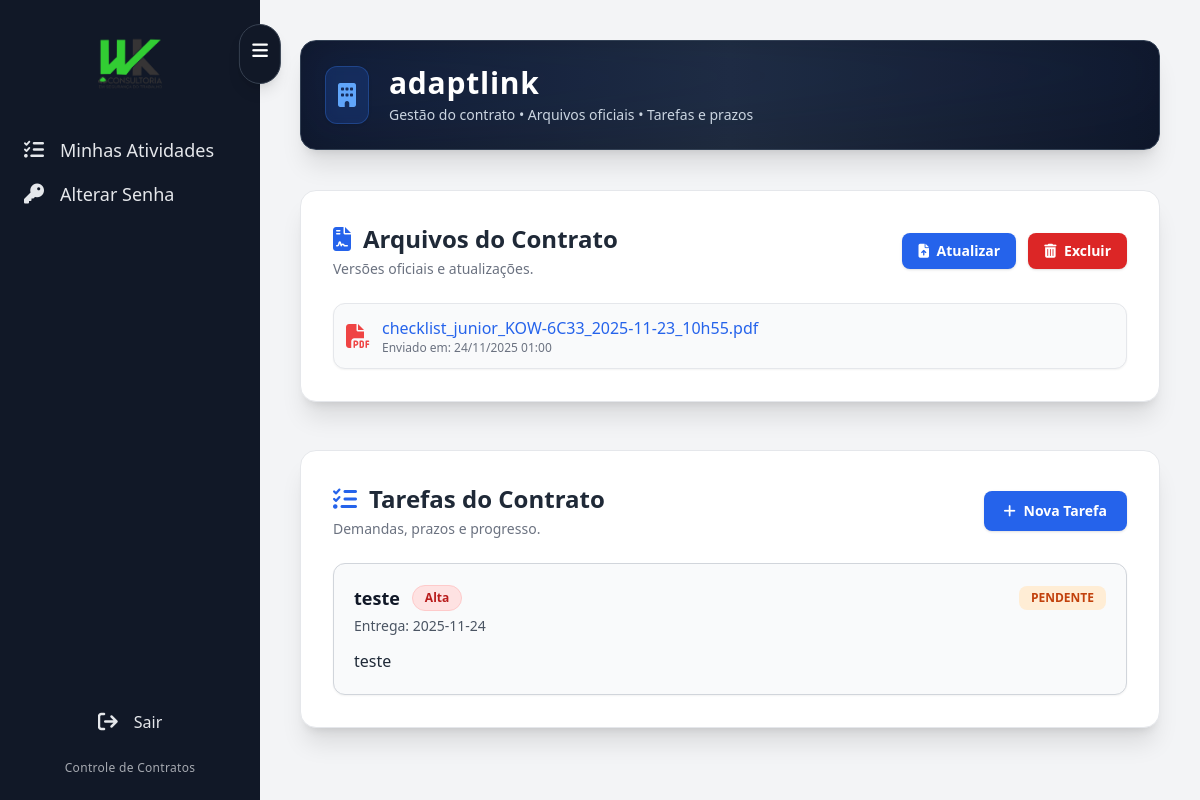
/contract/1 (signed in), run on the app's committed database.
### app.py (models this page shows)
class Company(db.Model):
    id = db.Column(db.Integer, primary_key=True)
    name = db.Column(db.String(120))
    cnpj = db.Column(db.String(20))
    created_at = db.Column(db.DateTime, default=datetime.utcnow)
    active = db.Column(db.Boolean, default=True)

class ContractFile(db.Model):
    id = db.Column(db.Integer, primary_key=True)
    contract_id = db.Column(db.Integer, db.ForeignKey("contract.id"))
    file_path = db.Column(db.String(255))
    uploaded_at = db.Column(db.DateTime, default=datetime.utcnow)

class Task(db.Model):
    id = db.Column(db.Integer, primary_key=True)
    contract_id = db.Column(db.Integer, db.ForeignKey("contract.id"))
    title = db.Column(db.String(120))
    description = db.Column(db.Text)
    due_date = db.Column(db.String(20))
    priority = db.Column(db.String(20), default="Normal")
    status = db.Column(db.String(20), default="pendente")
    contract = db.relationship("Contract")

### app.py (the view)
@app.route("/contract/<int:id>")
@login_required
def contract_view(id):
    contr = Contract.query.get_or_404(id)
    files = ContractFile.query.filter_by(contract_id=id).all()
    tasks = Task.query.filter_by(contract_id=id).order_by(Task.id.desc()).all()
    for t in tasks:
        if isinstance(t.due_date, str):
            try:
                t.due_date = datetime.strptime(t.due_date, "%Y-%m-%d").date()
            except:
                t.due_date = None
    return render_template(
        "contract_view.html",
        contract=contr,
        files=files,
        tasks=tasks,
        now=datetime.utcnow
    )

### app.py (called while the page is built, shortened)
@login_manager.user_loader
def load_user(user_id):
    return User.query.get(int(user_id))

@app.before_request
def criar_admin_automatico():
    admin = User.query.filter_by(email="admin@admin.com").first()

### templates/contract_view.html (shortened to what this page needs)
{% extends "base.html" %}
{% block content %}
<section class="mb-10 bg-gradient-to-r from-slate-900 via-slate-800 to-slate-900
                rounded-2xl p-6 shadow-xl border border-slate-700 relative overflow-hidden">
  <div class="absolute inset-0 bg-gradient-to-br from-blue-600/10 to-transparent blur-xl"></div>
  <div class="relative z-10 flex items-center gap-5">
    <div class="p-3 bg-blue-600/20 rounded-xl border border-blue-500/30 shadow backdrop-blur-sm">
      <i class="fa-solid fa-building text-blue-400 text-2xl"></i>
    </div>
    <div>
      <h1 class="text-3xl font-bold text-white tracking-wide">
        {{ contract.company.name }}
      </h1>
      <p class="text-slate-300 text-sm mt-1">
        Gestão do contrato • Arquivos oficiais • Tarefas e prazos
      </p>
    </div>
  </div>
</section>
<section class="bg-white shadow-xl border border-gray-200 rounded-2xl p-8 mb-12">
  <div class="flex items-center justify-between mb-6">
    <div>
      <h2 class="text-2xl font-bold text-gray-800 flex items-center gap-3">
        <i class="fa-solid fa-file-contract text-blue-600"></i>
        Arquivos do Contrato
      </h2>
      <p class="text-sm text-gray-500 mt-1">Versões oficiais e atualizações.</p>
    </div>
    {% if files|length > 0 %}
      <div class="flex items-center gap-3">
        <button onclick="abrirModalAtualizar()"
                class="bg-blue-600 hover:bg-blue-700 text-white px-4 py-2 rounded-lg shadow text-sm font-semibold">
          <i class="fa-solid fa-file-arrow-up mr-1"></i>
          Atualizar
        </button>
        <form method="POST" action="/contract/{{ contract.id }}/delete-file"
              onsubmit="return confirm('Deseja remover o arquivo?');">
          <button class="bg-red-600 hover:bg-red-700 text-white px-4 py-2 rounded-lg shadow text-sm font-semibold">
            <i class="fa-solid fa-trash-can mr-1"></i>
            Excluir
          </button>
        </form>
      </div>
    {% endif %}
  </div>
  {% if files|length == 0 %}
    <div class="border border-dashed border-gray-300 rounded-2xl p-5 bg-gray-50 text-center">
      <p class="text-gray-700 mb-4 font-medium">Nenhum arquivo enviado.</p>
      <form action="/contract/{{ contract.id }}/upload" method="POST" enctype="multipart/form-data"
            class="flex items-center gap-4 justify-center flex-wrap">
        <label class="flex flex-col items-center justify-center w-80 h-28 border-2 border-dashed
                       border-gray-300 rounded-xl cursor-pointer bg-white hover:bg-gray-50 transition shadow-sm">
          <i class="fa-solid fa-upload text-gray-600 text-3xl mb-1"></i>
          <span class="text-sm text-gray-600">Clique para selecionar</span>
          <input type="file" name="file" class="hidden" required>
        </label>
        <button class="bg-blue-600 hover:bg-blue-700 text-white px-6 py-3 rounded-xl shadow font-semibold">
          Enviar
        </button>
      </form>
    </div>
  {% else %}
    <div class="mt-6 space-y-3">
      {% for f in files %}
      <div class="flex items-center justify-between p-3 bg-gray-50 rounded-xl border border-gray-200 hover:bg-gray-100 shadow-sm">
        <div class="flex items-center gap-3">
          <i class="fa-solid fa-file-pdf text-red-500 text-2xl"></i>
          <div>
            <a href="/{{ f.file_path }}" target="_blank"
               class="text-blue-600 font-medium hover:underline">
              {{ f.file_path.split('/')[-1] }}
            </a>
            {% if f.uploaded_at %}
              <p class="text-xs text-gray-500">Enviado em: {{ f.uploaded_at.strftime('%d/%m/%Y %H:%M') }}</p>
            {% endif %}
          </div>
        </div>
      </div>
      {% endfor %}
    </div>
  {% endif %}
</section>
<section class="bg-white shadow-xl border border-gray-200 rounded-2xl p-8">
  <div class="flex items-center justify-between mb-6">
    <div>
      <h2 class="text-2xl font-bold text-gray-800 flex items-center gap-3">
        <i class="fa-solid fa-list-check text-blue-600"></i>
        Tarefas do Contrato
      </h2>
      <p class="text-sm text-gray-500 mt-1">Demandas, prazos e progresso.</p>
    </div>
    <button onclick="abrirModalNovaTarefa()"
            class="bg-blue-600 hover:bg-blue-700 text-white px-5 py-2.5 rounded-lg shadow font-semibold text-sm">
      <i class="fa-solid fa-plus mr-1"></i>
      Nova Tarefa
    </button>
  </div>
  {% if tasks|length == 0 %}
    <p class="text-gray-500 text-sm">Nenhuma tarefa cadastrada.</p>
  {% else %}
    <div class="space-y-6">
      {% for t in tasks %}
        {% set overdue = (t.status == 'pendente' and t.due_date < now().date()) %}
        {% if overdue %}
          {% set status_color = 'bg-red-50 border-red-300' %}
        {% elif t.status == 'pendente' %}
          {% set status_color = 'bg-gray-50 border-gray-300' %}
        {% else %}
          {% set status_color = 'bg-green-50 border-green-300' %}
        {% endif %}
        <div class="p-5 rounded-xl border shadow-sm {{ status_color }}">
          <div class="flex justify-between items-start gap-4">
            <div class="flex-1">
              <div class="flex items-center gap-3 mb-1 flex-wrap">
                <p class="font-bold text-lg text-gray-900">{{ t.title }}</p>
                {% if t.priority == 'Alta' %}
                  <span class="text-xs font-semibold px-3 py-1 rounded-full bg-red-100 text-red-700 border border-red-200">Alta</span>
                {% elif t.priority == 'Baixa' %}
                  <span class="text-xs font-semibold px-3 py-1 rounded-full bg-blue-100 text-blue-700 border border-blue-200">Baixa</span>
                {% else %}
                  <span class="text-xs font-semibold px-3 py-1 rounded-full bg-yellow-100 text-yellow-700 border border-yellow-200">Normal</span>
                {% endif %}
              </div>
              <p class="text-sm text-gray-600">Entrega: {{ t.due_date }}</p>
              {% if t.description %}
                <p class="mt-3 text-gray-800 leading-relaxed">{{ t.description }}</p>
              {% endif %}
            </div>
            <div class="text-right space-y-3">
              {% if t.status == 'pendente' %}
                {% if overdue %}
                  <span class="inline-block text-red-700 bg-red-100 px-3 py-1 rounded-lg text-xs font-bold">ATRASADA</span>
                {% else %}
                  <span class="inline-block text-orange-700 bg-orange-100 px-3 py-1 rounded-lg text-xs font-bold">PENDENTE</span>
                {% endif %}
              {% endif %}
            </div>
          </div>
        </div>
      {% endfor %}
    </div>
  {% endif %}
</section>
{% endblock %}

### data on the page
Company: company.name "adaptlink"
ContractFile: file_path "checklist_junior_KOW-6C33_2025-11-23_10h55.pdf", uploaded_at "24/11/2025 01:00"
Task: title "teste", priority "Alta", due_date "2025-11-24", description "teste", status "PENDENTE"
